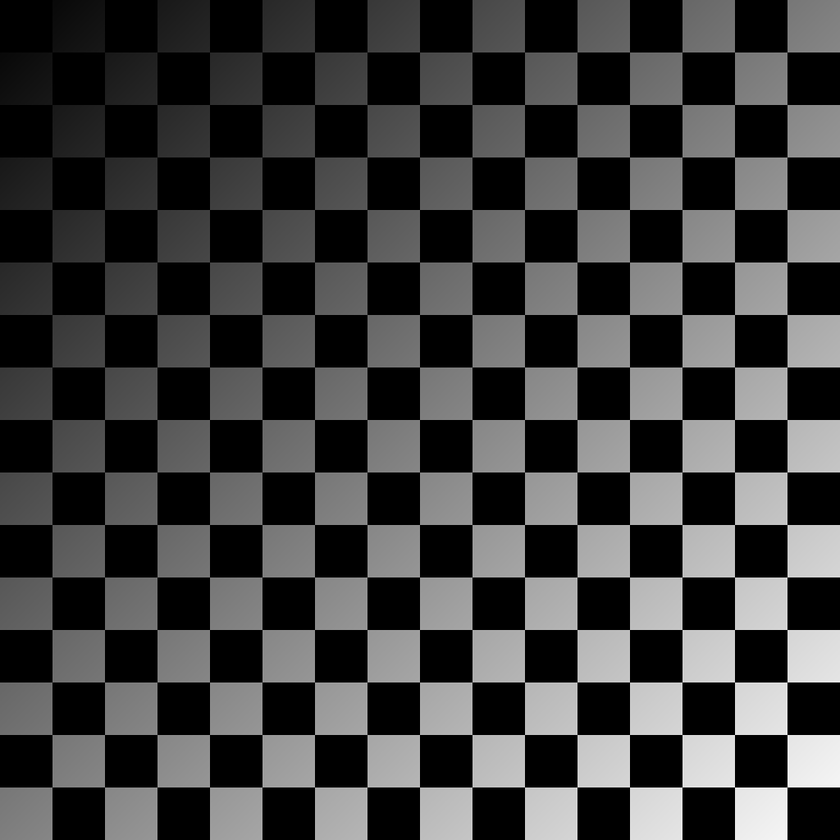
%> input picture checkerboard1024-shaded.tif, 840 x 840 px, shrunk from 1024 x 1024 before the run
$ octave pgm.m   (GNU Octave 9; MATLAB toolbox functions it lacks are replaced by stand-ins)
%> lines starting %> are read from the running program, lines starting %| are printed output that depends on the picture
g = imread('checkerboard1024-shaded.tif'); % Shaded image
%> g is the input picture: size 840x840 uint8; min 0, max 255, mean 63.4
subplot(1,3,1);
imshow(g);
title('Original Shaded Image')

% Convert to double precision (if needed)
if ~isa(g, 'double')
  g = double(g);
%> g: size 840x840 double
end

% Estimate the shading function using a low-pass filter
sigma = 55;
h_estimated = imgaussfilt(g, sigma);
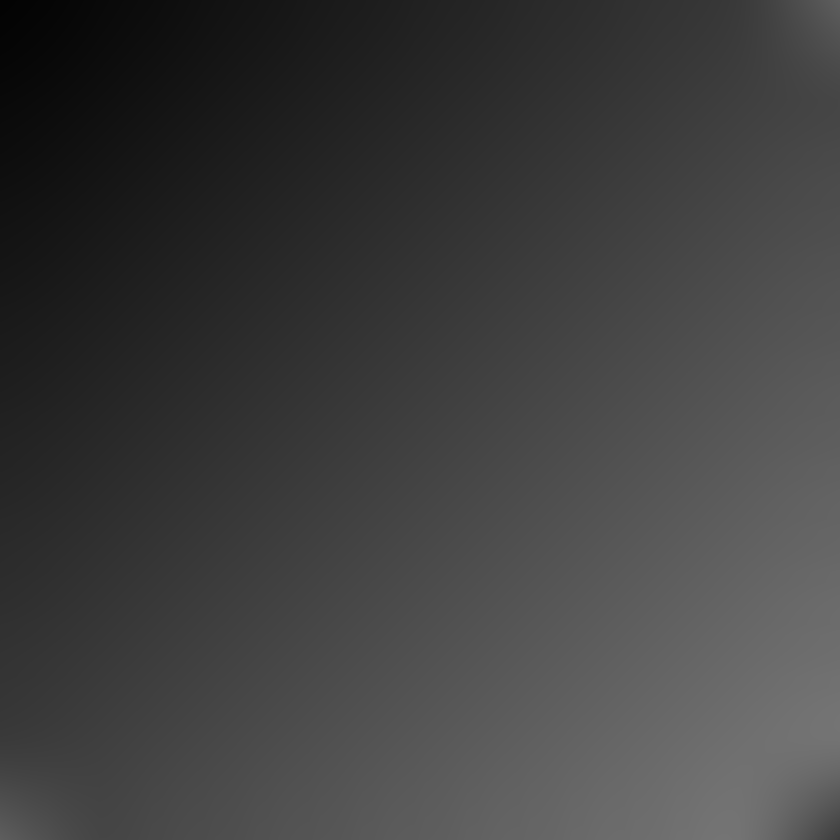
%> h_estimated: size 840x840 double; min 3.27, max 116.2, mean 63.4
shade = uint8(h_estimated)

% Correct the shading by dividing the shaded image by the estimated shading function
correctedImage = g ./ h_estimated;
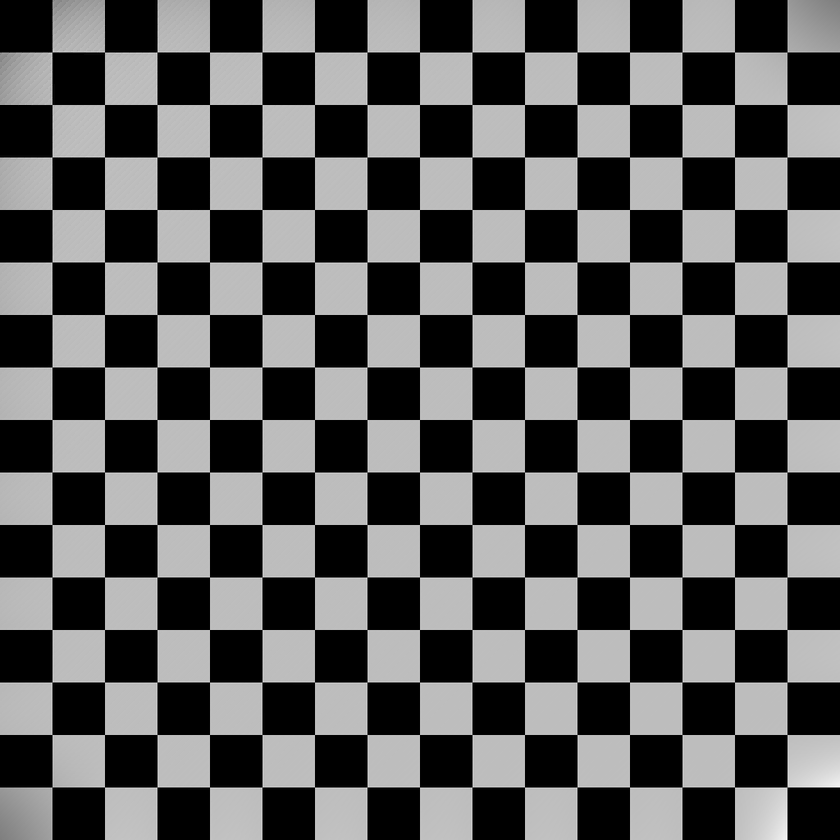
%> correctedImage: size 840x840 double; min 0, max 2.68, mean 0.995; drawn with min black and max white

% Display the corrected image


subplot(1,3,2);
imshow(h_estimated,[]);
title('Shade Image')

subplot(1,3,3);
imshow(correctedImage,[]);
title('Corrected Image')

imwrite(correctedImage,'result.png')
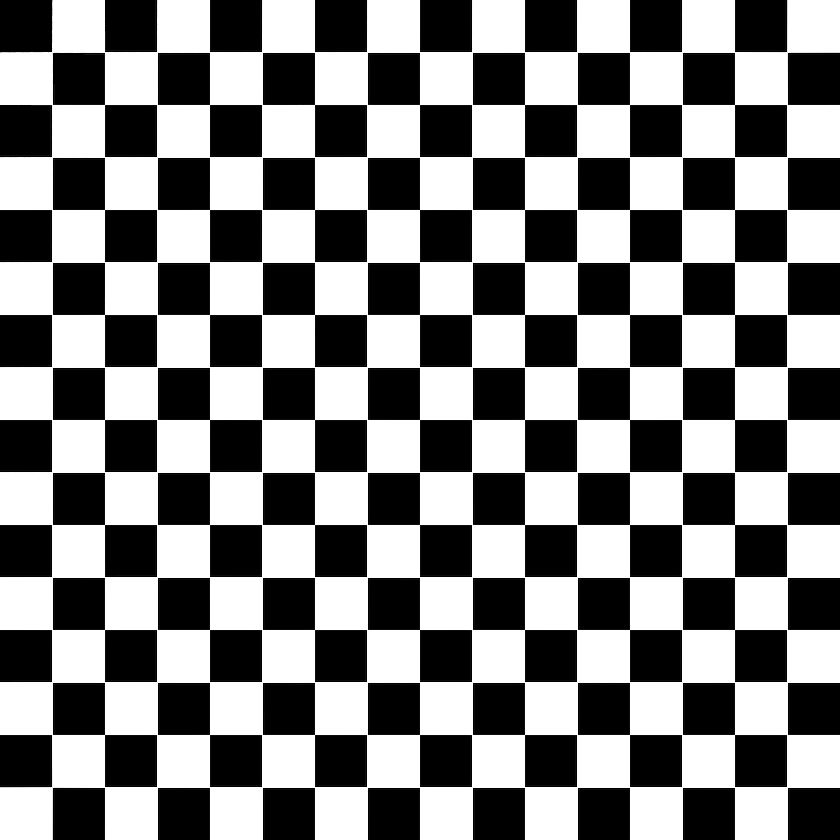
%> saved as result.png: size 840x840 uint8; min 0, max 255, mean 130.3
